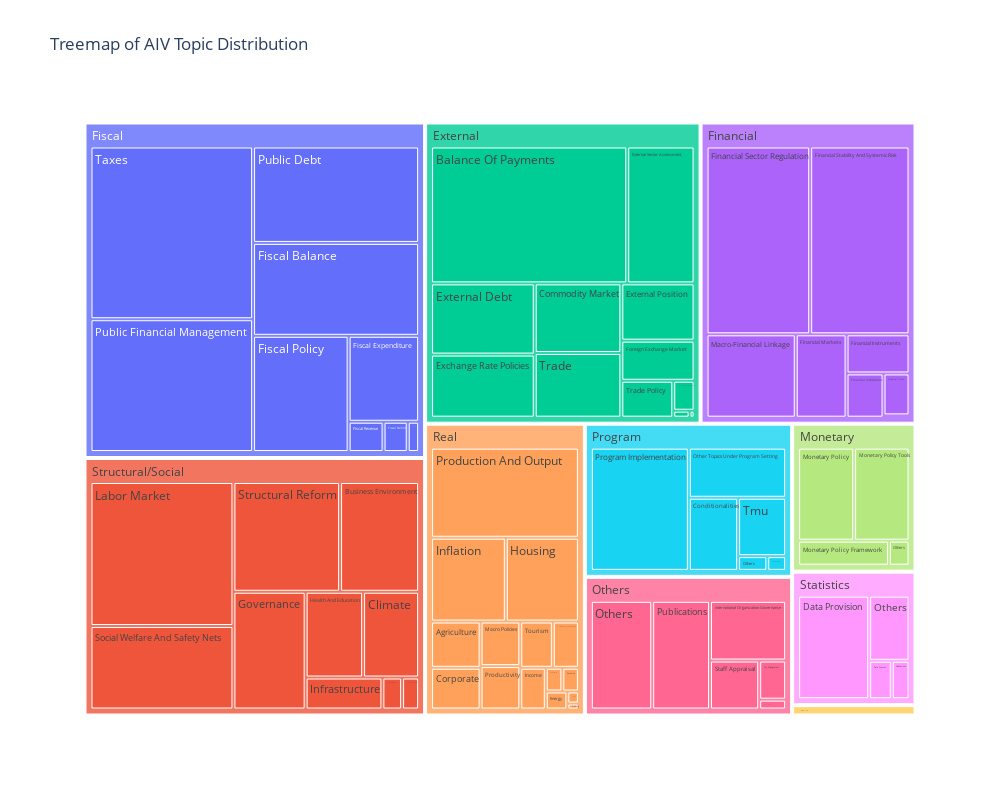

The notebook cell this image was saved under:
### Code cell
import plotly.express as px
import pandas as pd

# Create the treemap
fig = px.treemap(collapsed_df, 
                 path=['level_0', 'level_1'], 
                 values='File_Name',
                 #color='Name',
                 #color_continuous_scale='RdBu',
                 width=1000, 
                 height=800,
                 title="Treemap of AIV Topic Distribution")
fig.update_traces(hovertemplate='labels=%{label}<br>total_count=%{value}<extra></extra>')
# Show the plot
fig.show()

### Figure 1 — Plotly figure (JSON) as saved in the notebook; plotly's stock layout.template omitted (floating-point values rounded to 4 significant figures)
{"data": [{"branchvalues": "total", "domain": {"x": [0, 1], "y": [0, 1]}, "hovertemplate": "labels=%{label}<br>total_count=%{value}<extra></extra>", "ids": ["Real/Agriculture", "Statistical Analysis/Analytics", "Others/Authorities' View", "External/Balance Of Payments", "Real/Business Cycle", "Structural/Social/Business Environment", "Structural/Social/Climate", "External/Commodity Market", "Program/Conditionalities", "Real/Corporate", "Statistics/Data Provision", "Statistics/Data Sources", "Statistics/Definations", "Real/Energy", "External/Exchange Rate Policies", "External/External Debt", "External/External Economic Environment", "External/External Position", "External/External Sector And Economic Growth", "External/External Sector Assessment", "Financial/Financial Crises", "Structural/Social/Financial Inclusion", "Financial/Financial Institutions", "Financial/Financial Instruments", "Financial/Financial Markets", "Financial/Financial Sector Regulation", "Financial/Financial Stability And Systemic Risk", "Fiscal/Fiscal Balance", "Fiscal/Fiscal Deficit", "Fiscal/Fiscal Expenditure", "Fiscal/Fiscal Policy", "Fiscal/Fiscal Revenue", "Real/Fishing", "Statistical Analysis/Forecast", "External/Foreign Exchange Market", "Real/Forestry", "External/Global Economic Environment", "Structural/Social/Governance", "Structural/Social/Health And Education", "Real/Housing", "Others/Ifis Engagement", "Real/Income", "Real/Inflation", "Structural/Social/Infrastructure", "Others/International Organization Governance", "Real/Investment And Capital Formation", "Structural/Social/Labor Market", "Real/Macro Policies", "Financial/Macro-Financial Linkage", "Real/Mining", "Monetary/Monetary Policy", "Monetary/Monetary Policy Framework", "Monetary/Monetary Policy Tools", "Program/Other Topics Under Program Setting", "Financial/Others", "Fiscal/Others", "Monetary/Others", "Others/Others", "Program/Others", "Statistics/Others", "Real/Production And Output", "Real/Productivity", "Program/Program Implementation", "Real/Projections", "Fiscal/Public Debt", "Fiscal/Public Financial Management", "Others/Publications", "Structural/Social/Social Welfare And Safety Nets", "Others/Staff Appraisal", "Program/Staff Appraisal", "Structural/Social/Structural Reform", "Structural/Social/Sustainable Growth", "Fiscal/Taxes", "Program/Tmu", "Real/Tourism", "External/Trade", "External/Trade Policy", "External", "Financial", "Fiscal", "Monetary", "Others", "Program", "Real", "Statistical Analysis", "Statistics", "Structural/Social"], "labels": ["Agriculture", "Analytics", "Authorities' View", "Balance Of Payments", "Business Cycle", "Business Environment", "Climate", "Commodity Market", "Conditionalities", "Corporate", "Data Provision", "Data Sources", "Definations", "Energy", "Exchange Rate Policies", "External Debt", "External Economic Environment", "External Position", "External Sector And Economic Growth", "External Sector Assessment", "Financial Crises", "Financial Inclusion", "Financial Institutions", "Financial Instruments", "Financial Markets", "Financial Sector Regulation", "Financial Stability And Systemic Risk", "Fiscal Balance", "Fiscal Deficit", "Fiscal Expenditure", "Fiscal Policy", "Fiscal Revenue", "Fishing", "Forecast", "Foreign Exchange Market", "Forestry", "Global Economic Environment", "Governance", "Health And Education", "Housing", "Ifis Engagement", "Income", "Inflation", "Infrastructure", "International Organization Governance", "Investment And Capital Formation", "Labor Market", "Macro Policies", "Macro-Financial Linkage", "Mining", "Monetary Policy", "Monetary Policy Framework", "Monetary Policy Tools", "Other Topics Under Program Setting", "Others", "Others", "Others", "Others", "Others", "Others", "Production And Output", "Productivity", "Program Implementation", "Projections", "Public Debt", "Public Financial Management", "Publications", "Social Welfare And Safety Nets", "Staff Appraisal", "Staff Appraisal", "Structural Reform", "Sustainable Growth", "Taxes", "Tmu", "Tourism", "Trade", "Trade Policy", "External", "Financial", "Fiscal", "Monetary", "Others", "Program", "Real", "Statistical Analysis", "Statistics", "Structural/Social"], "name": "", "parents": ["Real", "Statistical Analysis", "Others", "External", "Real", "Structural/Social", "Structural/Social", "External", "Program", "Real", "Statistics", "Statistics", "Statistics", "Real", "External", "External", "External", "External", "External", "External", "Financial", "Structural/Social", "Financial", "Financial", "Financial", "Financial", "Financial", "Fiscal", "Fiscal", "Fiscal", "Fiscal", "Fiscal", "Real", "Statistical Analysis", "External", "Real", "External", "Structural/Social", "Structural/Social", "Real", "Others", "Real", "Real", "Structural/Social", "Others", "Real", "Structural/Social", "Real", "Financial", "Real", "Monetary", "Monetary", "Monetary", "Program", "Financial", "Fiscal", "Monetary", "Others", "Program", "Statistics", "Real", "Real", "Program", "Real", "Fiscal", "Fiscal", "Others", "Structural/Social", "Others", "Program", "Structural/Social", "Structural/Social", "Fiscal", "Program", "Real", "External", "External", "", "", "", "", "", "", "", "", "", ""], "type": "treemap", "values": [1444, 541, 188, 16319, 248, 5326, 2950, 3664, 2488, 1302, 5500, 649, 509, 245, 3975, 4486, 388, 2549, 69, 5600, 670, 387, 1007, 1516, 2609, 11985, 11485, 9189, 436, 3609, 6616, 630, 42, 125, 1785, 247, 21, 5222, 3026, 3861, 746, 671, 3951, 1507, 3222, 759, 12642, 1116, 4578, 88, 3787, 1653, 3744, 3367, 37, 205, 374, 4725, 297, 1964, 8394, 1087, 8339, 1, 9537, 12863, 4452, 7327, 1708, 192, 7188, 334, 16734, 1935, 949, 3406, 1165, 43427, 33887, 59819, 9558, 15041, 16618, 24405, 666, 8622, 45909]}], "layout": {"height": 800, "legend": {"tracegroupgap": 0}, "title": {"text": "Treemap of AIV Topic Distribution"}, "width": 1000}}
